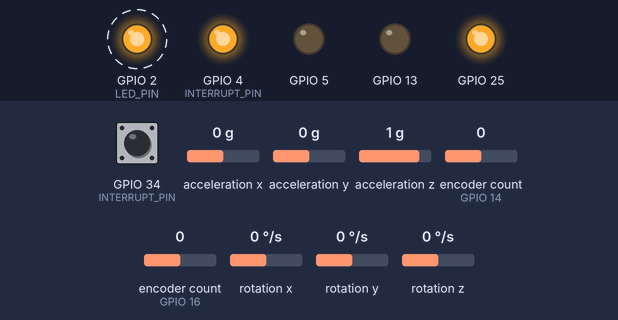
The sketch below on a simulated ESP32. Shown: output pins drawn as LEDs (lit = HIGH). Dashed ring = blinking. The inputs (shaded band) are chosen by the test bench; at power-on: rotation z 0 °/s, encoder count (sensors on GPIO 14, GPIO 16) 0, acceleration x 0 g, acceleration y 0 g, GPIO 34 (INTERRUPT_PIN) LOW, acceleration z 1 g, rotation x 0 °/s, rotation y 0 °/s. The sensor or clock chip raises its interrupt line as the real part does; what the sketch prints to the serial monitor is not drawn.

Above: at 1.62 s.
1.8 s: rotation z set to -100 °/s
At 2.24 s:
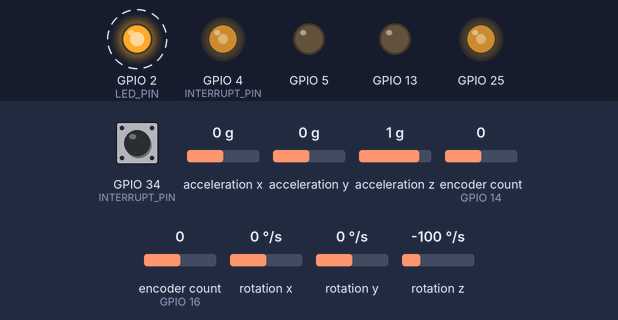
At 2.83 s:
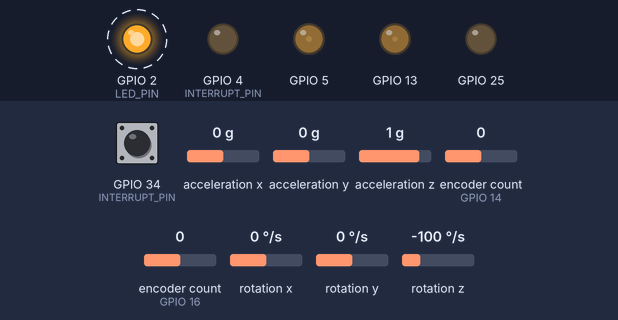
4.8 s: encoder count (sensor on GPIO 14) set to 1
At 5.7 s:
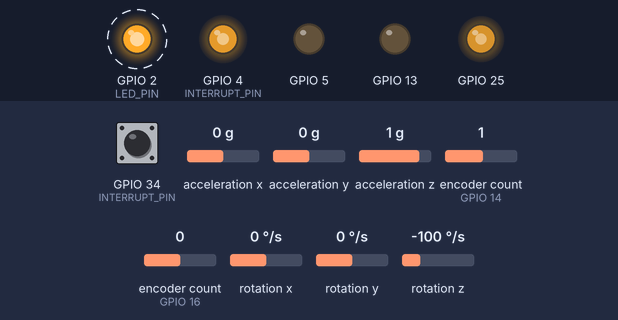
7.8 s: rotation z set to -192 °/s
At 8.76 s:
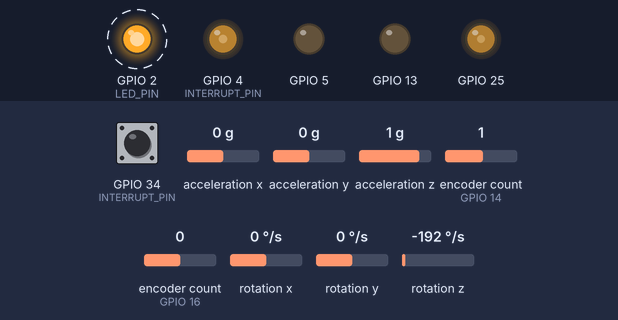
10.8 s: acceleration x set to -1.4 g
13.8 s: encoder count (sensor on GPIO 16) set to -1
16.8 s: acceleration y set to -0.8 g
Timing chart, 0 to 27.0 s (numbered marks = the images above; inputs shaded):
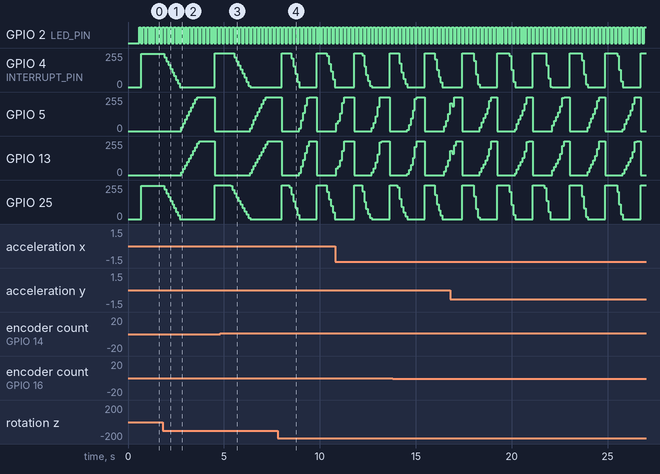

The sketch:

forklift_without_firebase.ino
```cpp
#include "STD_TYPES.h"
#include "encoder.h"
#include "fsm.h"
#include "imu.h"
#include "pid.h"
#include "robot.h"

// #include "rfid.h"
#include "motors.h"

RobotData robot_t;
void robot_init();

// Waypoints (x, y) in fixed-point (e.g., 0.1m resolution)
f32 waypoints[][2] = {{0, 1}, {0,0}

};
size_t num_waypoints = sizeof(waypoints) / sizeof(waypoints[0]);

void setup() {
  Serial.begin(115200);
    init_motors();

  // // put your setup code here, to run once:
  robot_init();
  encoders_init();
  // initRFID();
  IMU_init();
  robot_t.x_target = waypoints[0][1];
  robot_t.y_target = waypoints[0][1];

}

void loop() {
  // put your main code here, to run repeatedly:
  fsm_update(&robot_t, waypoints, num_waypoints);
}
/*
 * Initializes the robot's data structure and sets up the PID controllers.
 */
void robot_init() {
  // Initialize robot_t data structure
  robot_t.x_current = 0.0f;
  robot_t.y_current = 0.0f;
  robot_t.x_target = 0.0f;
  robot_t.y_target = 0.0f;
  robot_t.dx = 0.0f;
  robot_t.dy = 0.0f;

  // Clear sensor data
  for (int i = 0; i < 3; i++) {
    robot_t.accel[i] = 0.0f;
    robot_t.gyro[i] = 0.0f;
  }
  robot_t.distance_encoders = 0.0f;

  // Initialize PID controllers
  PIDController_Init(&robot_t.pid_heading);

  // Set PID parameters (previously globals)

  robot_t.pid_heading.Kp = KP_HEADING;
  robot_t.pid_heading.Ki = KI_HEADING;
  robot_t.pid_heading.Kd = KD_HEADING;
  robot_t.pid_heading.tau = TAU;
  robot_t.pid_heading.limMin = -MAX_ANGULAR_VELOCITY;
  robot_t.pid_heading.limMax = MAX_ANGULAR_VELOCITY;
  robot_t.pid_heading.limMinInt = PID_LIM_MIN_INT;
  robot_t.pid_heading.limMaxInt = PID_LIM_MAX_INT;
  robot_t.pid_heading.T = DT;
  robot_t.pid_heading.flag = HEADING_C;

  // Initialize speeds
  robot_t.r_speed = 0.0f;
  robot_t.l_speed = 0.0f;
  robot_t.r_speed_pwm = 0;
  robot_t.l_speed_pwm = 0;
  // Initial state
  robot_t.state = IDLE;
  robot_t.battery_state = BATTERY_NORMAL;
    robot_t.fork_state=NORMAL;
      robot_t.ID=1;


}
```

UpdateOdometry.cpp
```cpp
//
// Created by Ahmed Farid on 21/03/2025.
//

#include "UpdateOdometry.h"

#include "encoder.h"
#include "imu.h"
#include "kinematics.h"
#include "rfid.h"
#include <Arduino.h>


f32 theta_encoders = 0.0f;
f32 theta = 0;
byte RFID_x_old = 0, RFID_y_old = 0;
/*
 * update robot state x ,y , theta
 */
void update_odometry(RobotData *robot_t) {
    gyro_signals(robot_t);
  f32 distance_center = (get_left_distance() + get_right_distance()) / 2;

  Serial.print("left_ticks: ");
  Serial.print(get_left_distance());
  Serial.print("  right_ticks: ");
  Serial.println(get_right_distance());

  Serial.print("encoder distance");
  Serial.println(distance_center);
  f32 x_dt = distance_center * std::cos(theta);
  f32 y_dt = distance_center * std::sin(theta);
  f32 theta_dt = (get_right_distance() - get_left_distance()) / L;
  robot_t->x_current += x_dt;
  robot_t->y_current += y_dt;
  theta_encoders += theta_dt;
  theta = robot_t->gyro[2];
  Serial.print("yaw angle: ");
  Serial.println(robot_t->gyro[2] * 180/M_PI);
  Serial.print("encoders angle: ");
  Serial.println( theta_encoders* 180/M_PI);
  robot_t->distance_encoders += distance_center;
  byte RFID_read_x;
  byte RFID_read_y;

  // bool state = readXYFromCard(RFID_read_x, RFID_read_y);
  // if (RFID_x_old != RFID_read_x && RFID_y_old != RFID_read_y && state) {
  //   robot_t->x_current =(f32) RFID_read_x;
  //   robot_t->y_current = (f32)RFID_read_y;
  //   RFID_x_old = RFID_read_x;
  //   RFID_y_old = RFID_read_y;
  //     robot_t->distance_encoders =0.0f; // reset distance encoders
  //   encoders_clear();
  // }

  robot_t->dx = robot_t->x_target - robot_t->x_current;
  robot_t->dy = robot_t->y_target - robot_t->y_current;
  Serial.print("x: ");
  Serial.print(robot_t->x_current);
  Serial.print("  y: ");
  Serial.println(robot_t->y_current);
   Serial.print("dx: ");
  Serial.print(robot_t->dx);
  Serial.print("  dy: ");
  Serial.println(robot_t->dy);

  Serial.print("x target: ");
  Serial.print(robot_t->x_target);
  Serial.print(" y target: ");
  Serial.println(robot_t->y_target);

  // sensor fusion
}
```

UpdateOdometry.h
```cpp
//
// Created by Ahmed Farid on 21/03/2025.
//

#ifndef UPDATEODMETRY_H
#define UPDATEODMETRY_H
#include "STD_TYPES.h"
#include "robot.h"
void update_odometry(RobotData *robot_t);

#endif // UPDATEODMETRY_H
```

angles.cpp
```cpp
//
// Created by Ahmed Farid on 21/03/2025.
//
#include "angles.h"
#include "fsm.h"

u8 has_reached_target(RobotData *robot_t) {
  return ((std::fabs(robot_t->dx) < dx_y_tolerance) &&
          (std::fabs(robot_t->dy) < dx_y_tolerance));
}

f32 compute_desired_angle(RobotData *robot_t) {
  if (has_reached_target(robot_t)) {
    robot_t->state = ARRIVED;
    return 0.0f;
  }

  // Determine which movement component is dominant.
  if (std::fabs(robot_t->dx) >= std::fabs(robot_t->dy)) {
    // Horizontal movement is dominant.
    if (robot_t->dx > 0.0f) {
      return 0.0f; // East (0°)
    } else {
      return (f32)M_PI; // West (180°)
    }
  } else {
    // Vertical movement is dominant.
    if (robot_t->dy > 0.0f) {
      return (f32)M_PI / 2.0f; // North (90°)
    } else {
      return (f32)-M_PI / 2.0f; // South (-90)
    }
  }

  // return std::atan2((robot_t->dx), (robot_t->dy));
}

/*
 * set the angle to between -pi and pi
 */

f32 normalize_angle(f32 theta) {
  // while (theta > M_PI) theta -= M_TWOPI;
  // while (theta < -M_PI) theta += M_TWOPI;
  // return theta;
  return std::atan2(std::sin(theta), std::cos(theta));
}
```

angles.h
```cpp
//
// Created by Ahmed Farid on 21/03/2025.
//

#ifndef ANGLES_H
#define ANGLES_H
#include "STD_TYPES.h"
#define TOLERANCEANGLE 0.08f // radian
#define dx_y_tolerance 0.01f

#include "robot.h"

#ifndef M_PI
#define M_PI 3.14159265358979323846f
#endif

#ifndef M_TWOPI
#define M_TWOPI 6.28318530717958647692f
#endif

f32 abs_t(f32 value);
f32 compute_desired_angle(RobotData *robot_t);
f32 normalize_angle(f32 theta);
u8 has_reached_target(RobotData *robot_t);

#endif // ANGLES_H
```

compute_velocity.cpp
```cpp
//
// Created by Ahmed Farid on 15/04/2025.
//

#include "compute_velocity.h"
#include "kinematics.h"
#include "pid.h"
#include <Arduino.h>
/*
 * * Computes the desired linear and angular velocities for the robot based on
 * its current state. If the robot is in the MOVE_FORWARD state, it calculates
 * both linear and angular velocities. If it is in the ROTATE_TO_TARGET state,
 * it only calculates the angular velocity and set linear to zero. The computed
 * velocities are then converted from unicycle to differential drive format.
 *
 * set_point_angle The desired angle to reach (in radians).
 *  set_point_distance The desired distance to travel (in meters).
 *  robot_t Pointer to the RobotData structure containing robot state and
 * parameters.
 */

void compute_velocity(f32 set_point_angle, f32 set_point_distance,
                      RobotData *robot_t) {
  f32 desired_linear_velocity;
  f32 desired_angular_velocity;

  if (robot_t->state == MOVE_FORWARD) {
    desired_angular_velocity = PIDController_Update(
        &robot_t->pid_heading, set_point_angle, robot_t->gyro[2]);
    desired_linear_velocity = KV*(set_point_distance - robot_t->distance_encoders)*std::cos(robot_t->gyro[2]);
    Serial.print("liear desired: ");
    Serial.print(desired_linear_velocity);
    Serial.print(" angluar desired: ");
    Serial.println(desired_angular_velocity);

    uni_to_diff(desired_angular_velocity, desired_linear_velocity, robot_t);

  }
   else if (robot_t->state == ROTATE_TO_TARGET) {
    desired_angular_velocity = PIDController_Update(
        &robot_t->pid_heading, set_point_angle, robot_t->gyro[2]);
    uni_to_diff(desired_angular_velocity, 0.0f, robot_t);
    Serial.print(" angluar desired: ");
    Serial.println(desired_angular_velocity);
  }
}
```

compute_velocity.h
```cpp
//
// Created by Ahmed Farid on 15/04/2025.
//

#ifndef COMPUTE_VELOCITY_H
#define COMPUTE_VELOCITY_H
#include "STD_TYPES.h"
#include "robot.h"

void compute_velocity(f32 set_point_angle, f32 set_point_distance,
                      RobotData *robot_t);

#endif // COMPUTE_VELOCITY_H
```

encoder.cpp
```cpp
//
// Created by Ahmed Farid on 18/06/2025.
//

#include "encoder.h"
#include "angles.h"
#include "config.h"
#include "kinematics.h"

int32_t last_ticks_left = 0;
int32_t last_ticks_right = 0;
ESP32Encoder encoder_right;
ESP32Encoder encoder_left;
f32 get_right_distance() {
  int32_t right_ticks_new = encoder_right.getCount();
  int32_t delta_ticks_right = right_ticks_new - last_ticks_right;
  last_ticks_right = right_ticks_new;
  f32 distance_right = 2 * M_PI * WHEEL_RADIUS * delta_ticks_right /
                       (COUNTS);

  return distance_right;
}

f32 get_left_distance() {
  int32_t left_ticks_new = encoder_left.getCount();
  int32_t delta_ticks_left = left_ticks_new - last_ticks_left;
  last_ticks_left = left_ticks_new;
  f32 distance_left = 2 * M_PI * WHEEL_RADIUS * delta_ticks_left /
                      (COUNTS);
  return distance_left;
}
void encoders_clear(){
  encoder_right.clearCount();
  encoder_left.clearCount();

}

void encoders_init() {

  // Enable the weak pull up resistors
  ESP32Encoder::useInternalWeakPullResistors = puType::up;

  encoder_right.attachFullQuad(ENCODER_right_A, ENCODER_right_B);
  encoder_left.attachFullQuad(ENCODER_left_A, ENCODER_left_B);

  // clear the encoder's raw count and set the tracked count to zero
  encoder_right.clearCount();
  encoder_left.clearCount();
  // these are inplace but thinking for a use for it
  // encoder2.pauseCount();
  // encoder2.resumeCount();
}
```

encoder.h
```cpp
//
// Created by Ahmed Farid on 18/06/2025.
//

#ifndef ENCODER_H
#define ENCODER_H
#include "STD_TYPES.h"
#include <ESP32Encoder.h>

f32 get_right_distance();
f32 get_left_distance();
void encoders_init();
void encoders_clear();

#endif // ENCODER_H
```

fsm.cpp
```cpp
#include "fsm.h"
#include "UpdateOdometry.h"
#include "angles.h"
#include "compute_velocity.h"
#include "motors.h"
#include "pid.h"
#include <Arduino.h>
#include "config.h"
u8 static current_waypoint = 0;

/*
 * fsm_update updates the robot state machine based on the current state and
 * target points.
 */

void fsm_update(RobotData *robot_t, f32 points[][2], size_t num_points) {
  Serial.print("state: ");
  Serial.println(robot_t->state);

  if (robot_t->battery_state == BATTERY_CRITICAL) {
    robot_t->state = CHARGING;
  }

  update_odometry(robot_t);  // update robot x,y,theta
  f32 desired_angle = compute_desired_angle(robot_t);
  f32 error_angle = desired_angle - robot_t->gyro[2];
  // limit the angle for [-pi,pi]
  error_angle = normalize_angle(error_angle);
  switch (robot_t->state) {
    case IDLE:
      stop_motors(robot_t);
      set_target(robot_t, points, num_points);
      break;

    case ROTATE_TO_TARGET:
      if (std::fabs(error_angle) <= TOLERANCEANGLE) {
        stop_motors(robot_t);
        robot_t->state = MOVE_FORWARD;
        // robot_t->distance_encoders = half of robot length; // Reset for new segment
        PIDController_Init(&robot_t->pid_heading);
      } else {
        compute_velocity(desired_angle, DESIRED_DISTANCE, robot_t);
        motors(robot_t);
      }

      break;

    case MOVE_FORWARD:

      if (fabs(robot_t->x_target - points[num_points - 1][0]) < 0.2 && fabs(robot_t->y_target - points[num_points - 1][1]) < 0.2) {
        robot_t->state = ARRIVED;
      }


      if (has_reached_target(robot_t)) {
        stop_motors(robot_t);
        robot_t->state = ARRIVED;
        // PIDController_Init(&robot_t->pid_linear); // update it like arrived
        // here is turning point
      } else {
        compute_velocity(desired_angle, DESIRED_DISTANCE, robot_t);
        motors(robot_t);
      }
      break;


    case ARRIVED:
      if (fabs(robot_t->x_target - points[num_points - 1][0]) < 0.2 && fabs(robot_t->y_target - points[num_points - 1][1]) < 0.2) {
        current_waypoint = 0;
        PIDController_Init(&robot_t->pid_heading);  // check if needed
        robot_t->distance_encoders = 0.0f;
        robot_t->state = LIFT;
        // request new root and lift
      } else {
        set_target(robot_t, points, num_points);
      }

      break;
    case LIFT:
      // compute_velocity(desired_angle, .2, robot_t);
      // robot_t->fork_state = DOWN;
      // fork(robot_t);
      // if (digitalRead(LIMIT_SWITCH_DOWN) == 1) {
      //   // if the limit switch is pressed
      //   // keep the same tension
      //   if (digitalRead(LIMIT_SWITCH_FORK) == 1) {
      //     robot_t->fork_state = UP;
      //     fork(robot_t);
      //   }
      //   else {
      //     //setMotor()
      //     Serial.print("set motors to specif speed until it reaches the card");
      //   }
      // }
      // else if (digitalRead(LIMIT_SWITCH_UP) == 1) {
      //   robot_t->fork_state = LIFTING;
      // }
      // if (robot_t->fork_state == LIFTING && has_reached_target(robot_t)) {

      //   // get new data
      //   // set_target(robot_t, points, num_points);
      //   robot_t->state = ROTATE_TO_TARGET;
      // }

      break;

    case CHARGING:
      // send to the app it will go charging and the app shall allocate its tasks
      // to a different robot get an array from the app with the path
      //   f32 f[][2] = {
      //     { 0, 1 },  // (0.0, 1.0m)
      //     { 1, 1 },  // (2.0m, 1.0m)
      //     { 1, 0 },  // (2.0m, 0.0)
      //     { 2, 0 }   // (3.0m, 0.0)

      //   };
      //   size_t n = sizeof(f) / sizeof(f[0]);

      //   set_target(robot_t, f, n);
      break;
  }
}

/*
 * set_target sets the target coordinates for the robot based on did it reach
 * the goal.
 */
void set_target(RobotData *robot_t, f32 points[][2], size_t num_points) {
  if (robot_t->state == IDLE || robot_t->state == CHARGING || robot_t->state == ARRIVED) {
    if (current_waypoint >= num_points)
      return;

    robot_t->x_target = points[current_waypoint][0];
    robot_t->y_target = points[current_waypoint][1];
    robot_t->state = ROTATE_TO_TARGET;
    current_waypoint++;
  }
}
```

fsm.h
```cpp
//
// Created by Ahmed Farid on 08/03/2025.
//

#ifndef FSM_H
#define FSM_H
#include "STD_TYPES.h"
#include "robot.h"

void fsm_update(RobotData *robot_t, f32 points[][2], size_t num_points);

void set_target(RobotData *robot_t, f32 points[][2], size_t num_points);

#endif
```

imu.h
```cpp
#ifndef IMU_H
#define IMU_H
#include "angles.h"
#include "robot.h"
#include <Arduino.h>
#include "I2Cdev.h"
#include <MPU6050_6Axis_MotionApps20.h>
//#include "MPU6050.h" // not necessary if using MotionApps include file
#if I2CDEV_IMPLEMENTATION == I2CDEV_ARDUINO_WIRE
    #include "Wire.h"
#endif

// uncomment "OUTPUT_READABLE_YAWPITCHROLL" if you want to see the yaw/
// pitch/roll angles (in degrees) calculated from the quaternions coming
// from the FIFO. Note this also requires gravity vector calculations.
// Also note that yaw/pitch/roll angles suffer from gimbal lock (for
// more info, see: http://en.wikipedia.org/wiki/Gimbal_lock)
#define OUTPUT_READABLE_YAWPITCHROLL
#define INTERRUPT_PIN 4  // use pin 2 on Arduino Uno & most boards
#define LED_PIN 2 // (Arduino is 13, Teensy is 11, Teensy++ is 6)

// uncomment "OUTPUT_READABLE_REALACCEL" if you want to see acceleration
// components with gravity removed. This acceleration reference frame is
// not compensated for orientation, so +X is always +X according to the
// sensor, just without the effects of gravity. If you want acceleration
// compensated for orientation, us OUTPUT_READABLE_WORLDACCEL instead.
//#define OUTPUT_READABLE_REALACCEL

// uncomment "OUTPUT_READABLE_WORLDACCEL" if you want to see acceleration
// components with gravity removed and adjusted for the world frame of
// reference (yaw is relative to initial orientation, since no magnetometer
// is present in this case). Could be quite handy in some cases.
//#define OUTPUT_READABLE_WORLDACCEL

// uncomment "OUTPUT_TEAPOT" if you want output that matches the
// format used for the InvenSense teapot demo
//#define OUTPUT_TEAPOT

void gyro_signals(RobotData *robot_t);
 void IMU_init();
 void dmpDataReady();


#endif // IMU_H
```

kinematics.cpp
```cpp
//
// Created by Ahmed Farid on 18/03/2025.
//
#include "kinematics.h"
#include "fsm.h"
/*
 * Converts the desired linear and angular velocities from unicycle model to
 * differential drive format.
 */
void uni_to_diff(f32 desired_angular_velocity, f32 desired_linear_velocity,
                 RobotData *robot_t) {
  robot_t->r_speed =
      (2 * desired_linear_velocity + (desired_angular_velocity * L)) /
      (2.0f * WHEEL_RADIUS);
  robot_t->l_speed =
      (2 * desired_linear_velocity - (desired_angular_velocity * L)) /
      (2.0f * WHEEL_RADIUS);
  // check if we need to check for max
}
```

kinematics.h
```cpp
//
// Created by Ahmed Farid on 18/03/2025.
//

#ifndef KINEMATICS_H
#define KINEMATICS_H
#include "STD_TYPES.h"
#include "config.h"
#include "robot.h"


void uni_to_diff(f32 desired_angular_velocity, f32 desired_linear_velocity,
                 RobotData *robot_t);
#endif // KINEMATICS_H
```

motors.h
```cpp
//
// Created by Ahmed Farid on 18/06/2025.
//

#ifndef MOTORS_H
#define MOTORS_H

#include "STD_TYPES.h"
#include "robot.h"
#define FORWARD 1
#define BACKWARD 0

#define PWM_MAX 255

u32 velocity_to_pwm(f32 velocity, bool *direction);
void init_motors();
void motors(RobotData *robot_t);
void setMotor(uint8_t rpwm, uint8_t lpwm, bool forward, uint8_t speed);
void stop_motors(RobotData *robot_t);
void fork(RobotData *robot_t);
#endif // MOTORS_H
```

rfid.h
```cpp
#ifndef RFID_H
#define RFID_H

#include "config.h"
#include <MFRC522.h>
#include <SPI.h>

extern MFRC522 rfid;
extern MFRC522::MIFARE_Key key;
extern byte block;

void initRFID();
bool readXYFromCard(byte &xValue, byte &yValue);

#endif
```

robot.h
```cpp
//
// Created by Ahmed Farid on 15/04/2025.
//

#ifndef ROBOT_H
#define ROBOT_H
#include "STD_TYPES.h"
#include "pid.h"
#include "state.h"
#include <cmath>

typedef enum {
  BATTERY_NORMAL,  // >50%
  BATTERY_LOW,     // 20-50%
  BATTERY_CRITICAL // <20%
} BatteryState;
typedef enum {
  NORMAL,
  DOWN,
  UP,
  LIFTING
} ForkState;

typedef struct {
  // Position data
  f32 x_current, y_current;
  f32 x_target, y_target;
  f32 dx, dy;
  f32 r_speed, l_speed;
  u32 r_speed_pwm, l_speed_pwm;

  // Sensor data
  f32 gyro[3];
  f32 accel[3];
  f32 distance_encoders;
  // System state
  RobotState state;
  BatteryState battery_state;
  u8 ID;

  // Control data
  PIDController pid_heading;
  ForkState fork_state;
} RobotData;
#endif // ROBOT_H
```

Source omitted: imu.cpp (7940 bytes), motors.cpp (4512 bytes), pid.cpp (2173 bytes), pid.h (1339 bytes), rfid.cpp (1190 bytes), state.h (202 bytes), config.h (1694 bytes), STD_TYPES.h (334 bytes)

Measured:
- after the input at 1.8 s, GPIO 4 (INTERRUPT_PIN), GPIO 25: 251/255 → 222/255 after 0.09 s, → 194/255 0.10 s later, → 166/255 0.10 s later, → 138/255 0.10 s later, … (10 changes in this stretch); GPIO 5: rises from 0/255 to 255/255 in 0.82 s, then falls to 0/255 in 0.92 s; GPIO 13: rises from 0/255 to 255/255 in 0.92 s, then falls to 0/255 in 0.82 s
- by itself, GPIO 2 (LED_PIN): alternates HIGH for 0.10 s and LOW for 0.10 s
